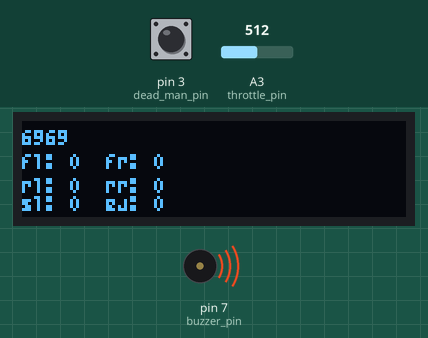
Recording of a sketch running on a simulated Arduino Uno, built with avr-gcc and run on an emulated ATmega328P. Shown: 128×32 one-colour display, buzzer (waves = sounding). Inputs (shaded band) come from the test bench; at power-on: pin 3 (dead_man_pin) HIGH, A3 (throttle_pin) = 512. No radio packets arrive unless stated.

Above: at 1.3 s.
1.4 s: pin 3 (dead_man_pin) pulled LOW for 0.15 s
At 1.54 s:
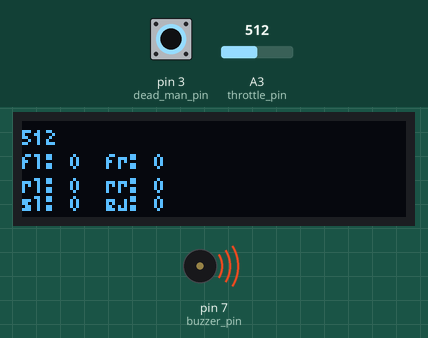
2.1 s: pin 3 (dead_man_pin) pulled LOW for 1 s
Timing chart, 0 to 5.1 s (numbered marks = the images above; inputs shaded):
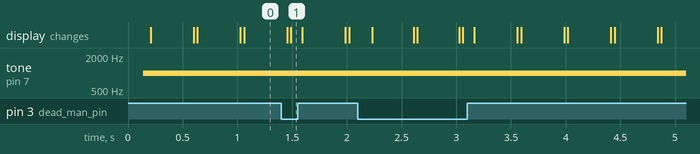

Measured:
- after the input at 1.4 s, the display: first changes after 0.05 s (image 1 shows a later state)

The sketch:

remote_test_V3.ino
```cpp
#include<SPI.h>
#include<nRF24L01.h>
#include<RF24.h>
#include <U8g2lib.h>

#ifdef U8X8_HAVE_HW_SPI
#include <SPI.h>
#endif
#ifdef U8X8_HAVE_HW_I2C
#include <Wire.h>
#endif


RF24 radio(9,10);
const uint64_t pipe[1] = {0xF0F0F0F0E1LL};

int throttle = 0;
byte buzzer_flag = 0;
unsigned long lastTransmission;
unsigned long buzzer_trigger_time;

byte dead_man_pin = 3;
byte buzzer_pin = 7;
int throttle_pin = A3;


struct boardData {
  long fl;
  long fr;
  long rl;
  long rr;
  byte slip;
  byte eject;
};

struct boardData data;

U8G2_SSD1306_128X32_UNIVISION_F_HW_I2C u8g2(U8G2_R0);

void setup(){
//  Serial.begin(9600);
  u8g2.begin();
  radio.begin();
  delay(100);

  radio.setAutoAck(true);
  radio.enableAckPayload();
  radio.enableDynamicPayloads();
  radio.stopListening();
  radio.openWritingPipe(pipe[0]);
  radio.setRetries(15,15);

  pinMode(dead_man_pin, INPUT_PULLUP);
  pinMode(buzzer_pin, OUTPUT);
 }

 void loop(){
  read_remote_vals();
  send_data_to_board();
  display_data();
}


void read_remote_vals(){
  if(digitalRead(dead_man_pin) == 0){
    throttle = analogRead(throttle_pin);
  }

  else{
    throttle = 6969;
  }


}


void send_data_to_board(){
  if (millis() - lastTransmission >= 100) {
    if(radio.write(&throttle,sizeof(throttle))){
      lastTransmission = millis();
      if(radio.isAckPayloadAvailable()){
        radio.read(&data,sizeof(data));
      }
    throttle = throttle + 1;
    }
  }

  if(buzzer_flag != 1 && data.slip == 0 || data.eject == 0 || millis() - lastTransmission >=1000){
    buzzer_flag = 1;
    buzzer_trigger_time = millis();
  }

  if(buzzer_flag == 1 && millis() - buzzer_trigger_time < 200){
    tone(buzzer_pin, 1000);
  }

  else if (buzzer_flag == 1 && millis() - buzzer_trigger_time > 200){
    noTone(buzzer_pin);
    buzzer_flag = 0;
  }
}


void display_data(){
//    Serial.print("Sent: ");
//    Serial.println(throttle);
//    Serial.print("FL: ");
//    Serial.println(data.fl);
//    Serial.print("FR: ");
//    Serial.println(data.fr);
//    Serial.print("RL: ");
//    Serial.println(data.rl);
//    Serial.print("RR: ");
//    Serial.println(data.rr);
//    Serial.print("SLIP: ");
//    Serial.println(data.slip);
//    Serial.print("Eject: ");
//    Serial.println(data.eject);
    u8g2.clearBuffer();          // clear the internal memory
    u8g2.setFont(u8g2_font_micro_tr); // choose a suitable font
    u8g2.setCursor(0,8);
    u8g2.print(throttle);
    u8g2.setCursor(0,16);
    u8g2.print("fl: ");
    u8g2.print(data.fl);
    u8g2.print("  fr: ");
    u8g2.print(data.fr);
    u8g2.setCursor(0,24);
    u8g2.print("rl: ");
    u8g2.print(data.rl);
    u8g2.print("  rr: ");
    u8g2.print(data.rr);
    u8g2.setCursor(0,30);
    u8g2.print("sl: ");
    u8g2.print(data.slip);
    u8g2.print("  ej: ");
    u8g2.print(data.eject);
    u8g2.sendBuffer();          // transfer internal memory to the display

}
```
